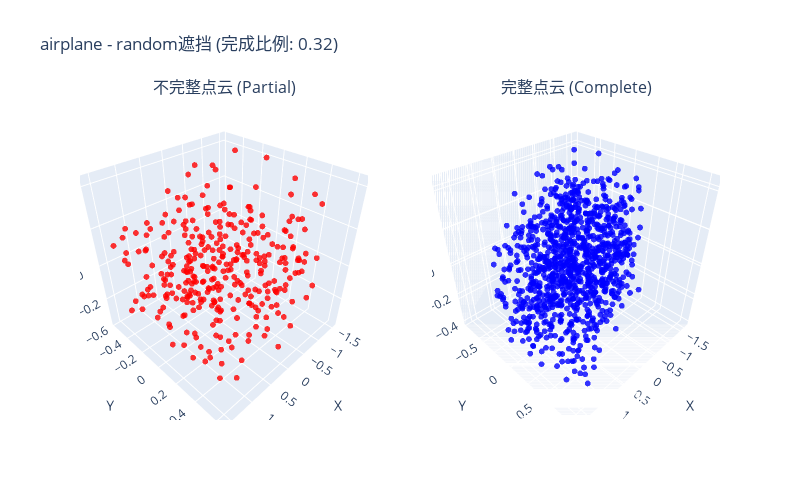
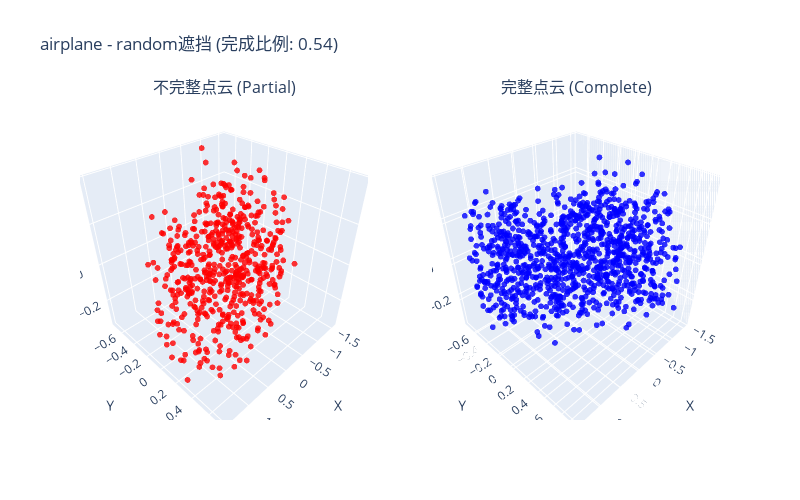
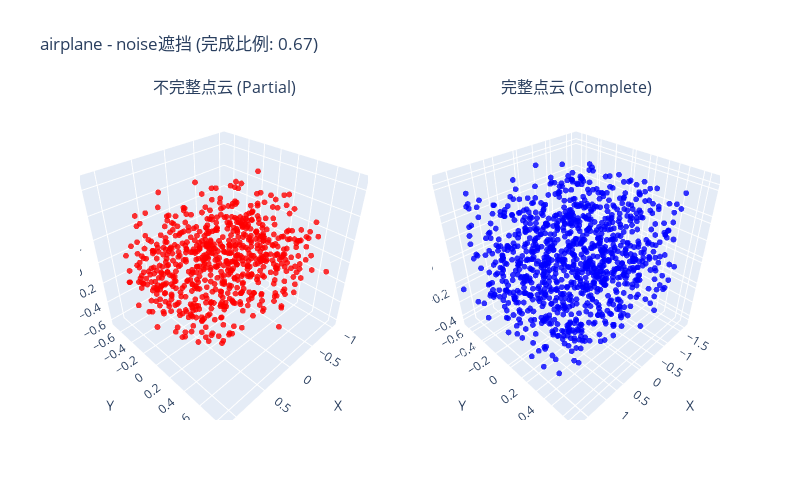
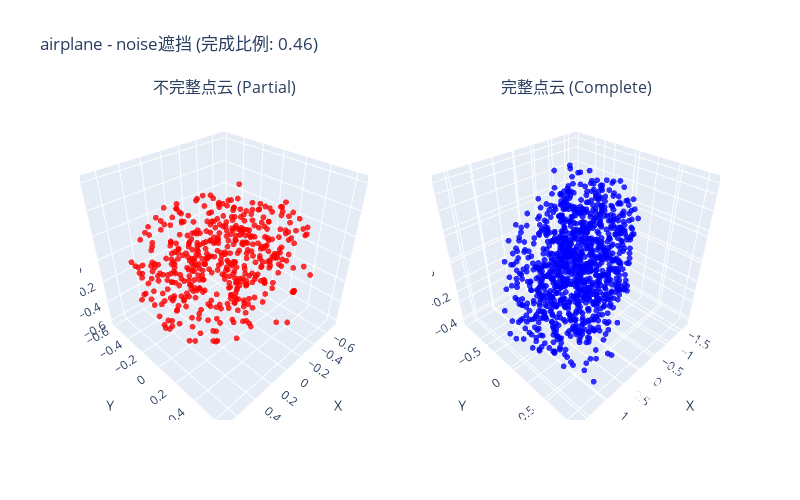

The cell these charts' notebook holds for them, in order:
### Markdown cell above
## 8. 渲染PCN数据集示例

### Code cell
# 渲染PCN数据集示例
print("展示PCN风格数据集样本...")

# 选择几个不同策略的样本进行展示
sample_indices = [0, 5, 10, 15, 20]

for i, idx in enumerate(sample_indices):
    sample = pcn_dataset[idx]
    partial_pc = sample['partial'].numpy()
    complete_pc = sample['complete'].numpy()
    class_name = sample['class_name']
    strategy = sample['strategy']
    completion_ratio = sample['completion_ratio']
    
    print(f"\\n样本 {i+1}:")
    print(f"类别: {class_name}")
    print(f"遮挡策略: {strategy}")
    print(f"完成比例: {completion_ratio:.2f}")
    print(f"不完整点云点数: {len(partial_pc)}")
    print(f"完整点云点数: {len(complete_pc)}")
    
    # 使用Plotly可视化对比
    title = f'{class_name} - {strategy}遮挡 (完成比例: {completion_ratio:.2f})'
    fig = visualize_comparison_plotly(partial_pc, complete_pc, title=title)
    fig.show()

print("\\nPCN数据集特点:")
print("- 每个样本包含不完整点云和对应的完整点云")
print("- 支持多种遮挡策略模拟真实场景")
print("- 数据增强提高模型泛化能力")
print("- 用于训练点云补全模型")

### Figure 1 — Plotly figure (JSON) as saved in the notebook; plotly's stock layout.template omitted (floating-point values rounded to 4 significant figures; data arrays with more than 128 entries replaced by an {"elided": "..."} marker saying what was removed)
{"data": [{"marker": {"color": "red", "opacity": 0.8, "size": 2}, "mode": "markers", "name": "Partial", "scene": "scene", "type": "scatter3d", "x": {"elided": "329 float values"}, "y": {"elided": "329 float values"}, "z": {"elided": "329 float values"}}, {"marker": {"color": "blue", "opacity": 0.8, "size": 2}, "mode": "markers", "name": "Complete", "scene": "scene2", "type": "scatter3d", "x": {"elided": "1024 float values"}, "y": {"elided": "1024 float values"}, "z": {"elided": "1024 float values"}}], "layout": {"annotations": [{"font": {"size": 16}, "showarrow": false, "text": "不完整点云 (Partial)", "x": 0.225, "xanchor": "center", "xref": "paper", "y": 1, "yanchor": "bottom", "yref": "paper"}, {"font": {"size": 16}, "showarrow": false, "text": "完整点云 (Complete)", "x": 0.775, "xanchor": "center", "xref": "paper", "y": 1, "yanchor": "bottom", "yref": "paper"}], "height": 500, "scene": {"aspectmode": "cube", "domain": {"x": [0, 0.45], "y": [0, 1]}, "xaxis": {"title": {"text": "X"}}, "yaxis": {"title": {"text": "Y"}}, "zaxis": {"title": {"text": "Z"}}}, "scene2": {"aspectmode": "cube", "domain": {"x": [0.55, 1], "y": [0, 1]}, "xaxis": {"title": {"text": "X"}}, "yaxis": {"title": {"text": "Y"}}, "zaxis": {"title": {"text": "Z"}}}, "showlegend": false, "title": {"text": "airplane - random遮挡 (完成比例: 0.32)"}, "width": 800}}

### Figure 2 — Plotly figure (JSON) as saved in the notebook; plotly's stock layout.template omitted (floating-point values rounded to 4 significant figures; data arrays with more than 128 entries replaced by an {"elided": "..."} marker saying what was removed)
{"data": [{"marker": {"color": "red", "opacity": 0.8, "size": 2}, "mode": "markers", "name": "Partial", "scene": "scene", "type": "scatter3d", "x": {"elided": "552 float values"}, "y": {"elided": "552 float values"}, "z": {"elided": "552 float values"}}, {"marker": {"color": "blue", "opacity": 0.8, "size": 2}, "mode": "markers", "name": "Complete", "scene": "scene2", "type": "scatter3d", "x": {"elided": "1024 float values"}, "y": {"elided": "1024 float values"}, "z": {"elided": "1024 float values"}}], "layout": {"annotations": [{"font": {"size": 16}, "showarrow": false, "text": "不完整点云 (Partial)", "x": 0.225, "xanchor": "center", "xref": "paper", "y": 1, "yanchor": "bottom", "yref": "paper"}, {"font": {"size": 16}, "showarrow": false, "text": "完整点云 (Complete)", "x": 0.775, "xanchor": "center", "xref": "paper", "y": 1, "yanchor": "bottom", "yref": "paper"}], "height": 500, "scene": {"aspectmode": "cube", "domain": {"x": [0, 0.45], "y": [0, 1]}, "xaxis": {"title": {"text": "X"}}, "yaxis": {"title": {"text": "Y"}}, "zaxis": {"title": {"text": "Z"}}}, "scene2": {"aspectmode": "cube", "domain": {"x": [0.55, 1], "y": [0, 1]}, "xaxis": {"title": {"text": "X"}}, "yaxis": {"title": {"text": "Y"}}, "zaxis": {"title": {"text": "Z"}}}, "showlegend": false, "title": {"text": "airplane - random遮挡 (完成比例: 0.54)"}, "width": 800}}

### Figure 3 — Plotly figure (JSON) as saved in the notebook; plotly's stock layout.template omitted (floating-point values rounded to 4 significant figures; data arrays with more than 128 entries replaced by an {"elided": "..."} marker saying what was removed)
{"data": [{"marker": {"color": "red", "opacity": 0.8, "size": 2}, "mode": "markers", "name": "Partial", "scene": "scene", "type": "scatter3d", "x": {"elided": "691 float values"}, "y": {"elided": "691 float values"}, "z": {"elided": "691 float values"}}, {"marker": {"color": "blue", "opacity": 0.8, "size": 2}, "mode": "markers", "name": "Complete", "scene": "scene2", "type": "scatter3d", "x": {"elided": "1024 float values"}, "y": {"elided": "1024 float values"}, "z": {"elided": "1024 float values"}}], "layout": {"annotations": [{"font": {"size": 16}, "showarrow": false, "text": "不完整点云 (Partial)", "x": 0.225, "xanchor": "center", "xref": "paper", "y": 1, "yanchor": "bottom", "yref": "paper"}, {"font": {"size": 16}, "showarrow": false, "text": "完整点云 (Complete)", "x": 0.775, "xanchor": "center", "xref": "paper", "y": 1, "yanchor": "bottom", "yref": "paper"}], "height": 500, "scene": {"aspectmode": "cube", "domain": {"x": [0, 0.45], "y": [0, 1]}, "xaxis": {"title": {"text": "X"}}, "yaxis": {"title": {"text": "Y"}}, "zaxis": {"title": {"text": "Z"}}}, "scene2": {"aspectmode": "cube", "domain": {"x": [0.55, 1], "y": [0, 1]}, "xaxis": {"title": {"text": "X"}}, "yaxis": {"title": {"text": "Y"}}, "zaxis": {"title": {"text": "Z"}}}, "showlegend": false, "title": {"text": "airplane - noise遮挡 (完成比例: 0.67)"}, "width": 800}}

### Figure 4 — Plotly figure (JSON) as saved in the notebook; plotly's stock layout.template omitted (floating-point values rounded to 4 significant figures; data arrays with more than 128 entries replaced by an {"elided": "..."} marker saying what was removed)
{"data": [{"marker": {"color": "red", "opacity": 0.8, "size": 2}, "mode": "markers", "name": "Partial", "scene": "scene", "type": "scatter3d", "x": {"elided": "466 float values"}, "y": {"elided": "466 float values"}, "z": {"elided": "466 float values"}}, {"marker": {"color": "blue", "opacity": 0.8, "size": 2}, "mode": "markers", "name": "Complete", "scene": "scene2", "type": "scatter3d", "x": {"elided": "1024 float values"}, "y": {"elided": "1024 float values"}, "z": {"elided": "1024 float values"}}], "layout": {"annotations": [{"font": {"size": 16}, "showarrow": false, "text": "不完整点云 (Partial)", "x": 0.225, "xanchor": "center", "xref": "paper", "y": 1, "yanchor": "bottom", "yref": "paper"}, {"font": {"size": 16}, "showarrow": false, "text": "完整点云 (Complete)", "x": 0.775, "xanchor": "center", "xref": "paper", "y": 1, "yanchor": "bottom", "yref": "paper"}], "height": 500, "scene": {"aspectmode": "cube", "domain": {"x": [0, 0.45], "y": [0, 1]}, "xaxis": {"title": {"text": "X"}}, "yaxis": {"title": {"text": "Y"}}, "zaxis": {"title": {"text": "Z"}}}, "scene2": {"aspectmode": "cube", "domain": {"x": [0.55, 1], "y": [0, 1]}, "xaxis": {"title": {"text": "X"}}, "yaxis": {"title": {"text": "Y"}}, "zaxis": {"title": {"text": "Z"}}}, "showlegend": false, "title": {"text": "airplane - noise遮挡 (完成比例: 0.46)"}, "width": 800}}
